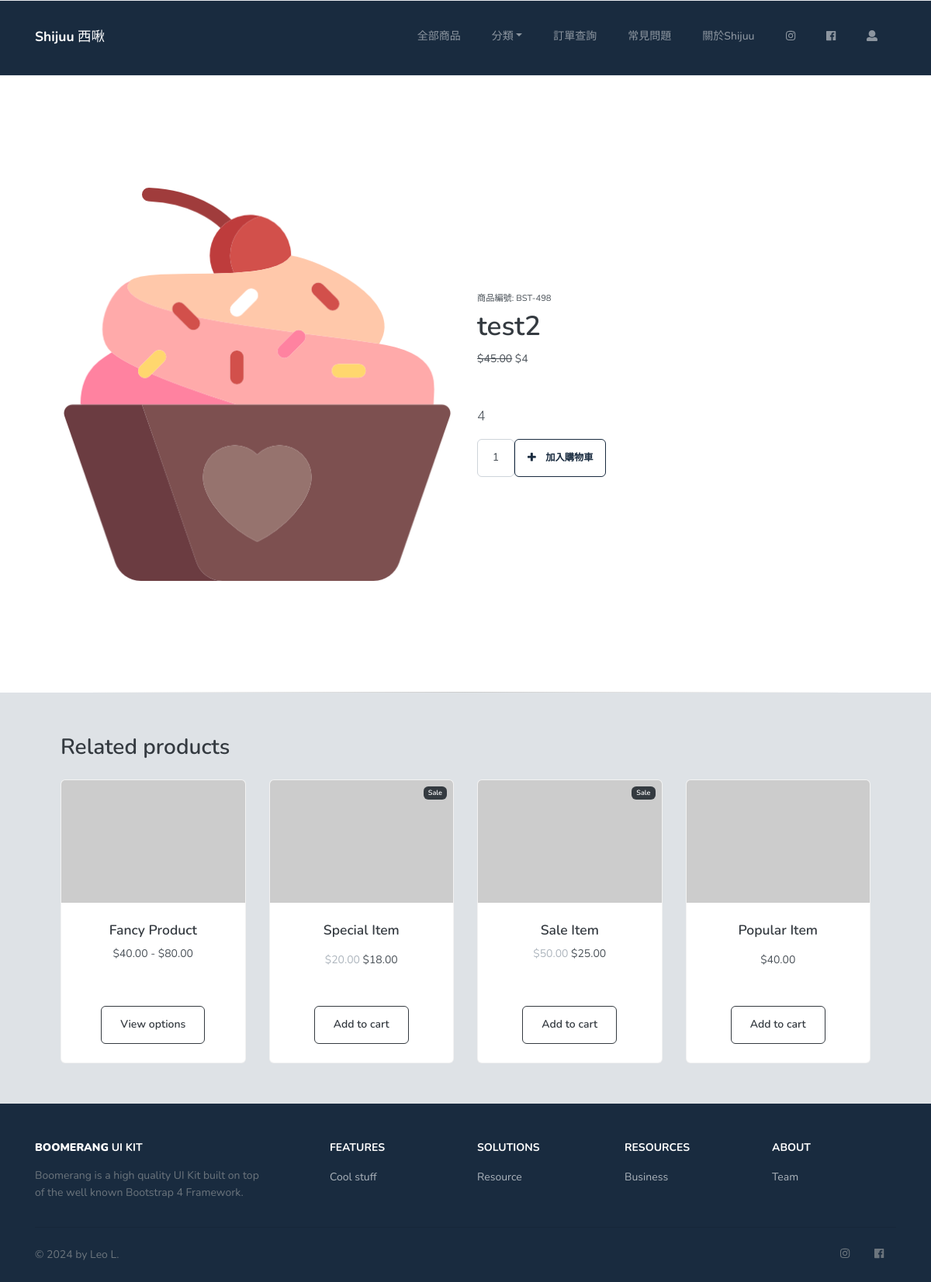
The app's page /products/items/2 (signed in) with its own data.
### app/models.py (models this page shows, shortened)
class Product(db.Model):
    id = db.Column(db.Integer, primary_key=True)
    name = db.Column(db.String(30), unique=True, nullable=False)
    category = db.Column(db.String(20), default="default", nullable=False)
    price = db.Column(db.Integer, default=1, nullable=False)
    img = db.Column(db.String(120), default="/static/product/default.png", nullable=False)
    context = db.Column(db.String(200), default=" ")
    cart_products = db.relationship("CartProduct", back_populates="product")
    order_products = db.relationship("OrderProduct", back_populates="product")

### app/products/routes.py (the view)
@products_bp.route("/items/<int:product_id>", methods=["GET", "POST"])
def products(product_id):
    product = Product.query.filter_by(id=product_id).first()
    return render_template("product.html", product=product)

### app/models.py (called while the page is built)
@login.user_loader
def load_user(user_id):
    return User.query.filter_by(id=user_id).first()

    def checkProduct(self, product):
        for index, i in enumerate(self.cart_products):
            if i.product == product:
                return True, index
        else:
            return False, -1

### app/products/templates/product.html (shortened to what this page needs)
{% extends "base.html" %}
{% block app_container %}
    <section class="slice slice-lg" data-delimiter="1">
        <div class="container px-4 px-lg-5 my-5">
            <div class="row gx-4 gx-lg-5 align-items-center">
                <div class="col-md-6"><img class="card-img-top mb-5 mb-md-0" src="{{ product.img }}" alt="..."></div>
                <div class="col-md-6">
                    <div class="small mb-1">商品編號: BST-498</div>
                    <h1 class="display-5 fw-bolder">{{ product.name }}</h1>
                    <div class="fs-5 mb-5">
                        <span class="text-decoration-line-through"><del>$45.00</del></span>
                        <span>${{ product.price }}</span>
                    </div>
                    <p class="lead">{{ product.context }}</p>
                    <div class="d-flex">
                        <input class="form-control text-center me-3" id="inputQuantity" type="num" value="1" style="max-width: 3rem">
                        <button type="submit" class="btn btn-sm btn-outline-tertiary btn-icon onclick">
                            <span class="btn-inner--icon"><i class="fas fa-plus"></i></span>
                            {% if current_user.cart %}
                                {% if current_user.cart.checkProduct(product)[0] == True %}
                                    <span class="btn-inner--text">再加入</span>
                                {% else %}
                                    <span class="btn-inner--text">加入購物車</span>
                                {% endif %}
                            {% endif %}
                        </button>
                    </div>
                </div>
            </div>
        </div>
    </section>
    <section class="slice slice-lg bg-light py-1">
        <div class="container px-4 px-lg-5 mt-5">
            <h2 class="fw-bolder mb-4">Related products</h2>
            <div class="row gx-4 gx-lg-5 row-cols-2 row-cols-md-3 row-cols-xl-4 justify-content-center">
                <div class="col mb-5">
                    <div class="card h-100">
                        <img class="card-img-top" src="https://dummyimage.com/450x300/dee2e6/6c757d.jpg" alt="..." />
                        <div class="card-body p-4">
                            <div class="text-center">
                                <h5 class="fw-bolder">Fancy Product</h5>
                                $40.00 - $80.00
                            </div>
                        </div>
                        <div class="card-footer p-4 pt-0 border-top-0 bg-transparent">
                            <div class="text-center"><a class="btn btn-outline-dark mt-auto" href="#">View options</a></div>
                        </div>
                    </div>
                </div>
                <div class="col mb-5">
                    <div class="card h-100">
                        <div class="badge bg-dark text-white position-absolute" style="top: 0.5rem; right: 0.5rem">Sale</div>
                        <img class="card-img-top" src="https://dummyimage.com/450x300/dee2e6/6c757d.jpg" alt="..." />
                        <div class="card-body p-4">
                            <div class="text-center">
                                <h5 class="fw-bolder">Special Item</h5>
                                <span class="text-muted text-decoration-line-through">$20.00</span>
                                $18.00
                            </div>
                        </div>
                        <div class="card-footer p-4 pt-0 border-top-0 bg-transparent">
                            <div class="text-center"><a class="btn btn-outline-dark mt-auto" href="#">Add to cart</a></div>
                        </div>
                    </div>
                </div>
                <div class="col mb-5">
                    <div class="card h-100">
                        <div class="badge bg-dark text-white position-absolute" style="top: 0.5rem; right: 0.5rem">Sale</div>
                        <img class="card-img-top" src="https://dummyimage.com/450x300/dee2e6/6c757d.jpg" alt="..." />
                        <div class="card-body p-4">
                            <div class="text-center">
                                <h5 class="fw-bolder">Sale Item</h5>
                                <span class="text-muted text-decoration-line-through">$50.00</span>
                                $25.00
                            </div>
                        </div>
                        <div class="card-footer p-4 pt-0 border-top-0 bg-transparent">
                            <div class="text-center"><a class="btn btn-outline-dark mt-auto" href="#">Add to cart</a></div>
                        </div>
                    </div>
                </div>
                <div class="col mb-5">
                    <div class="card h-100">
                        <img class="card-img-top" src="https://dummyimage.com/450x300/dee2e6/6c757d.jpg" alt="..." />
                        <div class="card-body p-4">
                            <div class="text-center">
                                <h5 class="fw-bolder">Popular Item</h5>
                                $40.00
                            </div>
                        </div>
                        <div class="card-footer p-4 pt-0 border-top-0 bg-transparent">
                            <div class="text-center"><a class="btn btn-outline-dark mt-auto" href="#">Add to cart</a></div>
                        </div>
                    </div>
                </div>
            </div>
        </div>
    </section>
{% endblock %}

### app/templates/base.html (shortened to what this page needs)
<!DOCTYPE html>
<html>
  <head>
    <link type="text/css" href="/static/assets/css/theme.css" rel="stylesheet">
    <link type="text/css" href="/static/assets/css/demo.css" rel="stylesheet">
  </head>
  <body>
    {% block navbar %}
        {% include "navbar.html" %}
    {% endblock %}
    <main class="main">
      {% block container %}
        <section class="py-5 bg-tertiary border-top border-bottom" id="scrollToSection">
        </section>
        {% block app_container %}
        {% endblock %}
      {% endblock %}
    </main>
    {% block footer%}
        {% include "footer.html" %}
    {% endblock %}
  </body>
</html>

### app/templates/navbar.html (shortened to what this page needs)
<nav class="navbar navbar-expand-lg navbar-transparent navbar-dark bg-tertiary py-4">
  <div class="container">
    <a class="navbar-brand" href="{{ url_for('main.index') }}"><strong>Shijuu</strong> 西啾</a>
    <div class="navbar-collapse offcanvas-collapse" id="navbar_main">
      <ul class="navbar-nav ml-auto align-items-lg-center">
        <li class="nav-item ">
          <a class="nav-link" href="{{ url_for('products.products_all') }}">全部商品</a>
        </li>
        <li class="nav-item dropdown">
          <a class="nav-link dropdown-toggle" href="#" id="navbar_main_dropdown_1" role="button" data-toggle="dropdown" aria-haspopup="true" aria-expanded="false">分類</a>
        </li>
        <li class="nav-item ">
          <a class="nav-link" href="{{ url_for('orders.order_query') }}">訂單查詢</a>
        </li>
        <li class="nav-item ">
          <a class="nav-link" href="#">常見問題</a>
        </li>
        <li class="nav-item ">
          <a class="nav-link" href="{{ url_for('main.about') }}">關於Shijuu</a>
        </li>
        <li class="nav-item">
          <a class="nav-link nav-link-icon" href="https://www.instagram.com/shijuu.coffee/" target="_blank"><i class="fab fa-instagram"></i><span class="ml-2 d-lg-none">Instagram</span></a>
        </li>
        <li class="nav-item">
          <a class="nav-link nav-link-icon" href="https://www.facebook.com/Shijuu.coffee/" target="_blank"><i class="fab fa-facebook"></i><span class="ml-2 d-lg-none">Facebook</span></a>
        </li>
        {% if not current_user.is_authenticated %}
          <li class="nav-item">
            <a class="nav-link nav-link-icon " href="{{ url_for('users.signin') }}"><i class="fas fa-user"></i><span class="ml-2 d-lg-none">Signin</span></a>
          </li>
        {% else %}
          {% include "user_menu.html" %}
        {% endif %}
      </ul>
    </div>
  </div>
</nav>

### app/users/templates/user_menu.html (shortened to what this page needs)
<li class="nav-item dropdown">
    <a class="nav-link nav-link-icon" href="#" id="navbar_1_dropdown_3" role="button" data-toggle="dropdown" aria-haspopup="true" aria-expanded="false"><i class="fas fa-user"></i></a>
</li>

### app/templates/footer.html
<footer class="pt-5 pb-3 footer  footer-dark bg-tertiary">
    <div class="container">
      <div class="row">
        <div class="col-12 col-md-4">
          <div class="pr-lg-5">
            <h1 class="heading h6 text-uppercase font-weight-700 mb-3"><strong>Boomerang</strong> UI Kit</h1>
            <p>Boomerang is a high quality UI Kit built on top of the well known Bootstrap 4 Framework.</p>
          </div>
        </div>
        <div class="col-6 col-md">
          <h5 class="heading h6 text-uppercase font-weight-700 mb-3">Features</h5>
          <ul class="list-unstyled text-small">
            <li><a class="text-muted" href="#">Cool stuff</a></li>
          </ul>
        </div>
        <div class="col-6 col-md">
          <h5 class="heading h6 text-uppercase font-weight-700 mb-3">Solutions</h5>
          <ul class="list-unstyled text-small">
            <li><a class="text-muted" href="#">Resource</a></li>
          </ul>
        </div>
        <div class="col-6 col-md">
          <h5 class="heading h6 text-uppercase font-weight-700 mb-3">Resources</h5>
          <ul class="list-unstyled text-small">
            <li><a class="text-muted" href="#">Business</a></li>
          </ul>
        </div>
        <div class="col-6 col-md">
          <h5 class="heading h6 text-uppercase font-weight-700 mb-3">About</h5>
          <ul class="list-unstyled text-small">
            <li><a class="text-muted" href="#">Team</a></li>
          </ul>
        </div>
      </div>
      <hr>
      <div class="d-flex align-items-center">
        <span>
          &copy; 2024 by <a href="https://asfm4001.github.io" class="footer-link" target="_blank">Leo L.</a>
        </span>
        <ul class="nav ml-lg-auto">
          <li class="nav-item">
            <a class="nav-link active" href="https://www.instagram.com/shijuu.coffee/" target="_blank"><i class="fab fa-instagram"></i></a>
          </li>
          <li class="nav-item">
            <a class="nav-link" href="https://www.facebook.com/Shijuu.coffee/" target="_blank"><i class="fab fa-facebook"></i></a>
          </li>
        </ul>
      </div>
    </div>
  </footer>

### records on screen
Product: img (placeholder picture), name "test2", price "4", context "4"
